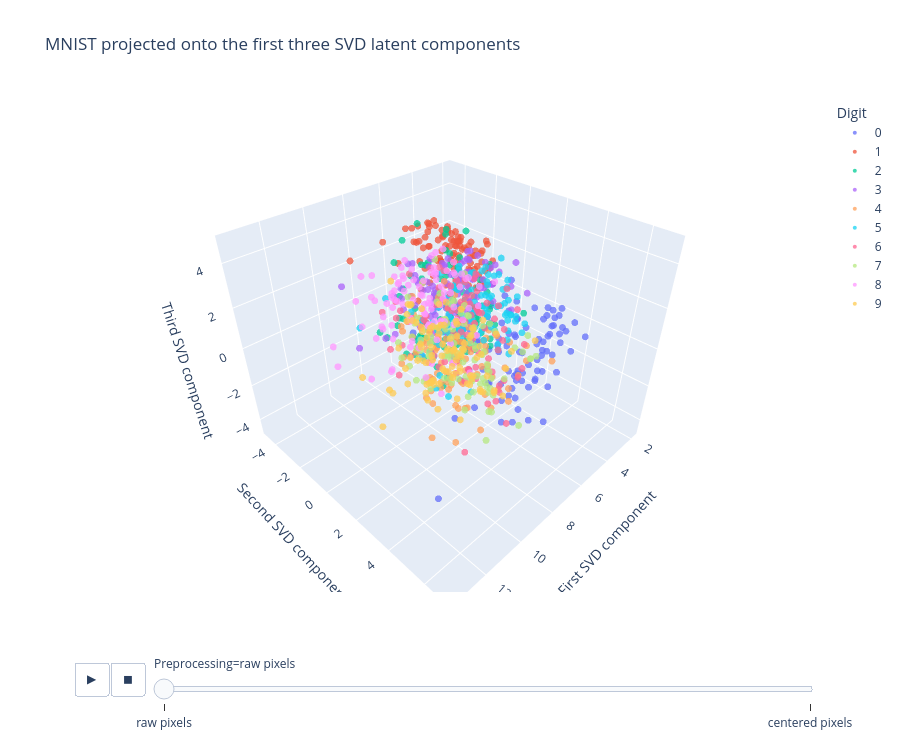

This figure's notebook cell:
### Markdown cell above
### 3D visualization

Each color corresponds to one digit. Use the animation slider to switch between raw pixels and centered pixels, then rotate the 3D chart to inspect the geometry of the first three SVD components.

### Code cell
fig = px.scatter_3d(
    components,
    x="component_1",
    y="component_2",
    z="component_3",
    color="digit",
    animation_frame="preprocessing",
    hover_data=["sample_index"],
    category_orders={"digit": [str(digit) for digit in range(10)]},
    title="MNIST projected onto the first three SVD latent components",
    labels={
        "component_1": "First SVD component",
        "component_2": "Second SVD component",
        "component_3": "Third SVD component",
        "digit": "Digit",
        "preprocessing": "Preprocessing",
    },
    opacity=0.75,
)

fig.update_traces(marker={"size": 4})
fig.update_layout(
    height=750,
    legend_title_text="Digit",
    scene={
        "xaxis_title": "First SVD component",
        "yaxis_title": "Second SVD component",
        "zaxis_title": "Third SVD component",
    },
)
fig.show()
